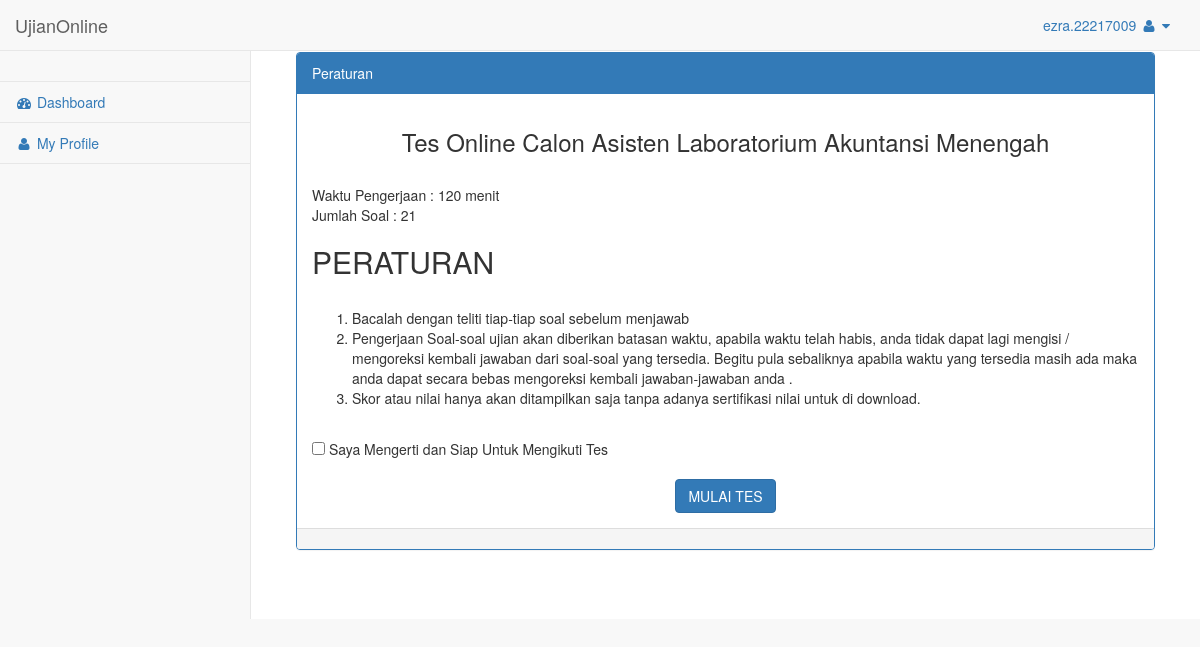
The app's page /media.php?hal=home (signed in) with its own data.
### tables this page shows
CREATE TABLE `tbl_pengaturan_ujian` (
  `id` int(4) NOT NULL,
  `nama_ujian` varchar(255) NOT NULL,
  `waktu` varchar(20) NOT NULL,
  `nilai_min` varchar(20) NOT NULL,
  `peraturan` text NOT NULL
);

### home.php (the view, shortened to what this page needs)
        <div id="page-wrapper">
            <div class="container-fluid">
                <div class="row">
                    <div class="col-lg-12">
                    </div>
                </div>
                <div class="row">
                    <div class="col-lg-12">
                    <div class="panel panel-primary">
                        <div class="panel-heading">
                           Peraturan
                        </div>
                        <div class="panel-body">
<?php
$result=mysqli_query($conn, "select * from tbl_soal WHERE aktif='Y'");
$hitung=mysqli_num_rows($result);
		 $qry=mysqli_query($conn, "SELECT * FROM tbl_pengaturan_ujian");
		 $r=mysqli_fetch_array($qry);
		echo "
		<h3 align='center'>$r[nama_ujian]</h3><br/>
		Waktu Pengerjaan : $r[waktu] menit<br/>
		Jumlah Soal : $hitung<br/>
		<p/>
		<h2>PERATURAN</h2><br/>
		$r[peraturan]<br/>
		";
?>
<form name="fValidate">
<input type="checkbox" name="agree" id="agree" value="1"> Saya Mengerti dan Siap Untuk Mengikuti Tes<br/><br/>
          <div style='text-align:center;'><input type="button" name="button-ok" class="btn btn-primary" value="MULAI TES" onclick="cekForm()"></div>
</form>
                        </div>
                        <div class="panel-footer">
                        </div>
                    </div>
                    </div>
                </div>
            </div>
        </div>

### records on screen
tbl_pengaturan_ujian: nama_ujian "Tes Online Calon Asisten Laboratorium Akuntansi Menengah", waktu "120", peraturan "Bacalah dengan teliti tiap-tiap soal sebelum menjawab Pengerjaan Soal-soal ujian akan diberikan batasan waktu, apabila waktu telah habis, anda tidak dapat lagi mengisi / mengoreksi kembali jawaban dari soal-soal yang tersedia. Begitu pula sebaliknya apabila waktu yang tersedia masih ada maka anda dapat secara bebas mengoreksi kembali jawaban-jawaban anda . Skor atau nilai hanya akan ditampilkan saja tanpa adanya sertifikasi nilai untuk di download."

### other values on screen
$_SESSION[username] "ezra.22217009"
$hitung "21"
